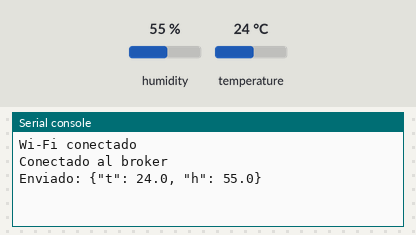
A program run on a simulated ESP32 board running MicroPython. On the bench: the last lines printed to the serial console. Wiring (from the project's diagram.json): DHT22 sensor on GPIO 15. The inputs (shaded band) are chosen by the test bench; at power-on: humidity 55 %, temperature 24 °C. WiFi joins after 1.5 s; no MQTT or app messages arrive unless stated.

Above: at 2.8 s.
2.9 s: humidity set to 22 %
At 8.2 s:
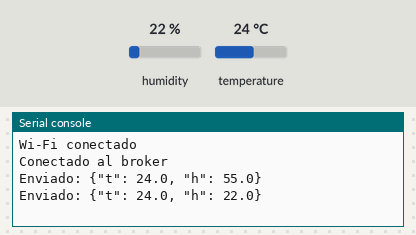
8.9 s: temperature set to 12 °C
At 12.9 s:
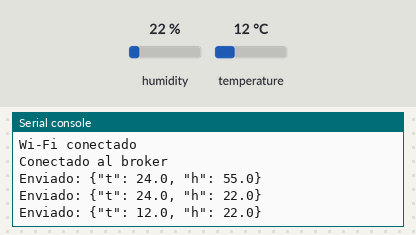
14.9 s: humidity set to 40 %
At 17.6 s:
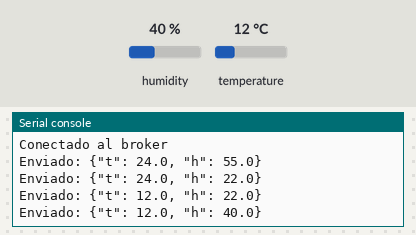
Timing chart, 0 to 19.1 s (numbered marks = the images above; inputs shaded):
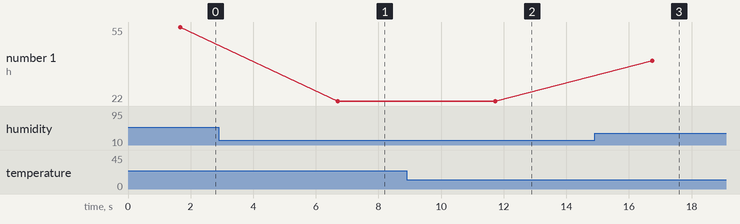

Measured:
- after the input at 2.9 s, the serial console: prints a new line after 3.8 s (image 1)
- after the input at 8.9 s, the serial console: prints a new line after 2.8 s (image 2)
- after the input at 14.9 s, the serial console: prints a new line after 1.8 s (image 3)
- plotted number 1: 55 → 22 after the input at 2.9 s, 22 → 40 after the input at 14.9 s

The program:

main.py
```python
# ESP32 + DHT22 con MicroPython: manda temperatura y humedad por MQTT.
# El broker publico es solo para pruebas: nunca mandes datos reales.
import network
import time
import json
import dht
from machine import Pin
from umqtt.simple import MQTTClient

ALEATORIO = "693e139e"   # cambialo por el tuyo
TEMA = "ayemi-lab/" + ALEATORIO + "/clima"

sensor = dht.DHT22(Pin(15))   # datos en el pin 15

wifi = network.WLAN(network.STA_IF)
wifi.active(True)
wifi.connect("Wokwi-GUEST", "")
while not wifi.isconnected():
    time.sleep(0.1)
print("Wi-Fi conectado")

mqtt = MQTTClient("esp32-" + ALEATORIO, "test.mosquitto.org")
mqtt.connect()
print("Conectado al broker")

while True:
    sensor.measure()
    t = sensor.temperature()
    h = sensor.humidity()
    datos = json.dumps({"t": t, "h": h})
    mqtt.publish(TEMA, datos)
    print("Enviado:", datos)
    time.sleep(5)
```
